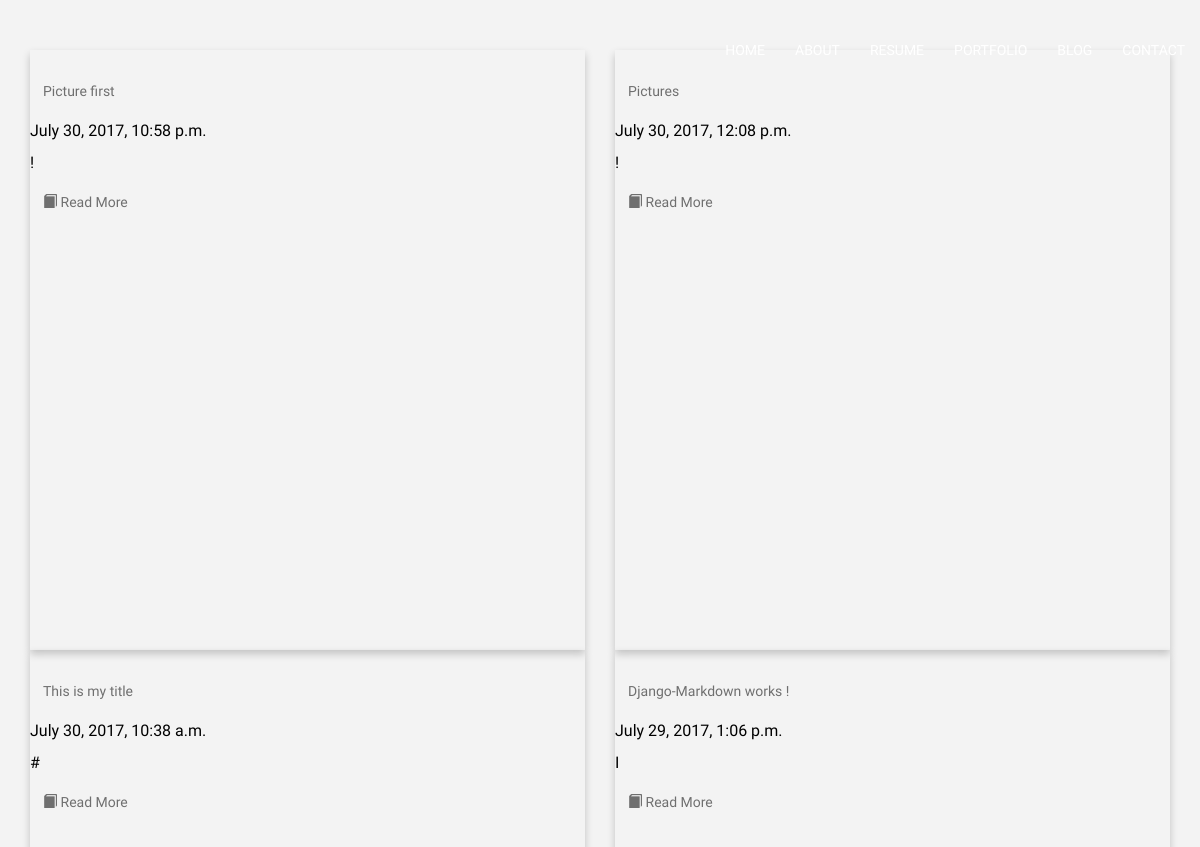
The page /blog/ on the database as committed earlier.
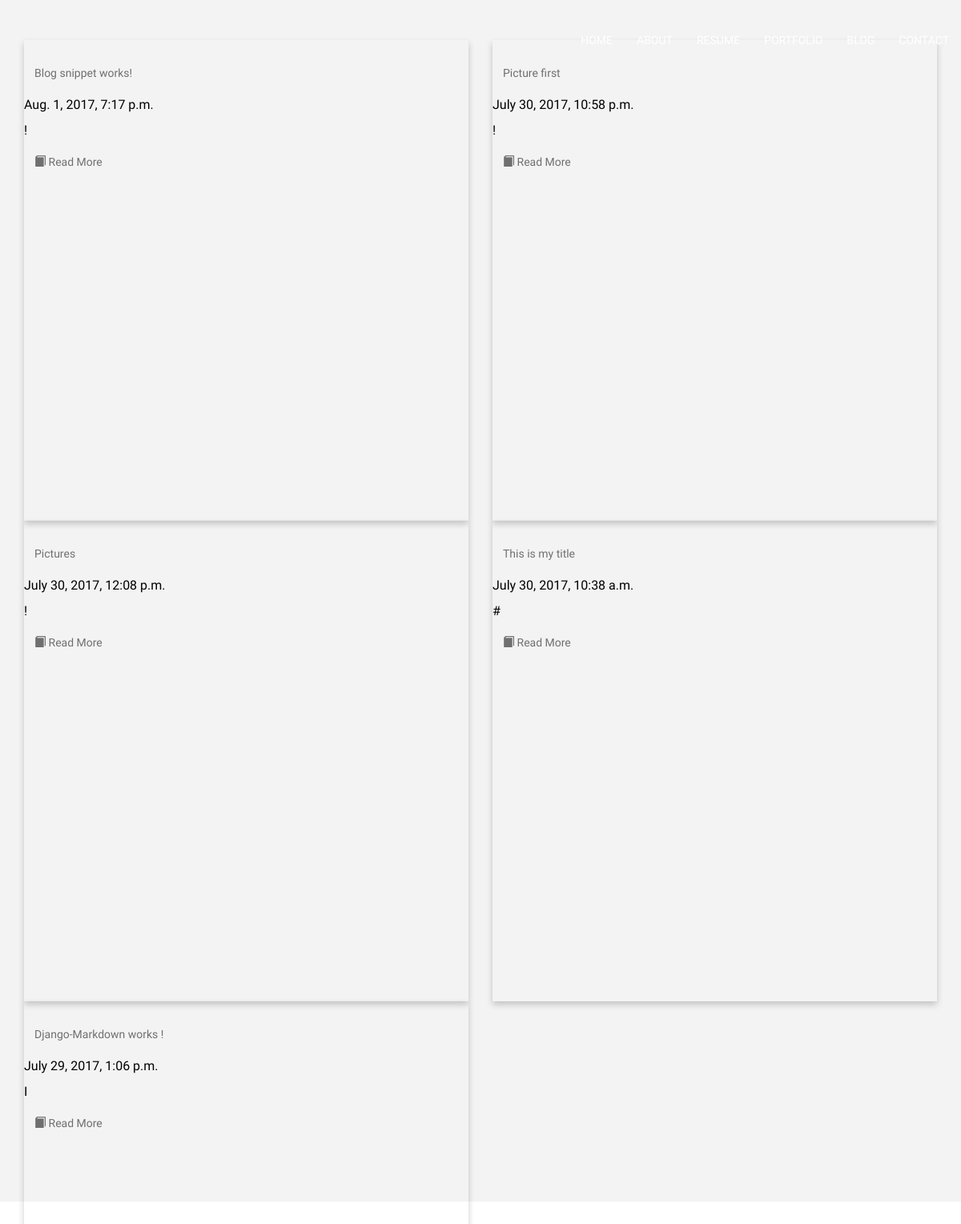
The same page on the database as committed later.
### web/models.py (models this page shows, shortened)
class Blog(models.Model):
	blog_title = models.CharField(max_length=100)
	blog_header = models.ImageField(storage=fs)
	blog_content = MarkdownField()
	slug = models.SlugField(max_length=200, unique=True)
	publish = models.BooleanField(default=True)
	created = models.DateTimeField(auto_now_add=True)
	modified = models.DateTimeField(auto_now=True)
	objects = BlogQuerySet.as_manager()
	class Meta:
		verbose_name = "Blog Entry"
		verbose_name_plural = "Blog Entries"
		ordering = ["-created"]

### web/templates/blog.html
{% extends "base.html" %}
{% load django_markdown %}
{% block content %}
{% block blog_entries %}
<div class="container-fluid bg-3 text-justify">
	<div class="row">
{% for object in object_list %}
		<div class="col-sm-6">
			<div class="card">
				<h1><a href="detail/{{object.id}}/" class="btn">{{ object.blog_title }}</a> </h1>
				<p class ="meta">{{ object.created }} </p>
				<p>{{ object.blog_content|markdown|safe|slice:"1"}}</p>
				<a href="detail/{{object.id}}/" class="btn">  <span class="glyphicon glyphicon-book" aria-hidden="true"></span> Read More</a>
			</div>
		</div>
{% endfor %}
	</div>
</div>
{% endblock %}
{% endblock%}

### web/templates/base.html (shortened to what this page needs)
{% load static %}
<!DOCTYPE html>
  <html lang="en">
    <head>
        <link rel="stylesheet" href=" {% static 'css/styles.css' %}">
        <link rel="stylesheet" href="{% static 'css/bootstrap.min.css' %}">
    </head>
    <body class="web" data-spy="scroll" data-target=".navbar" data-offset="100">
       <nav class="navbar navbar-default navbar-fixed-top" role="navigation">
          <div class="container-fluid">
            <div class="collapse navbar-collapse" id="myNavbar">
                <ul class="nav navbar-nav navbar-right">
                  <li><a href="{% url 'web:homepage' %}">HOME</a></li>
                  <li><a href="#about">ABOUT</a></li>
                  <li><a href="#resume"> RESUME </a></li>
                  <li><a href="#portfolio">PORTFOLIO</a></li>
                  <li><a href="{% url 'web:blog' %}"> BLOG </a></li>
                  <li><a href="#contact"> CONTACT </a></li>
                </ul>
              </div>
          </div>
        </nav>
        <div id="blog" class="container-fluid">
          {% block content %}
          {% endblock %}
        </div>
   </body>
  </html>

### web/static/css/styles.css (style rules this page uses)
.web { filter: grayscale(60); font-family: 'Josefin Sans', sans-serif; }
.navbar { margin-top: 25px; background: transparent!important; border: none !important; }
.navbar li > a { color: #fff!important; }
#portfolio, #about, #blog { position: relative; padding-top:50px; min-height:1000px; font-size: 16px; background-image: no-repeat; background-size: 100%; margin: auto; }
#blog { background-color: #000; color: #000; }
#blog { padding-top:50px; max-height:1500px; background-color:beige; background-size: 100%; margin: auto; }
.card { overflow: hidden; height: 600px; box-shadow: 0 4px 8px 0 rgba(0,0,0,0.2); transition: 0.3s; }

Rows that differ between the two databases and show on the page:
added Blog: blog_title "Blog snippet works!", created "Aug. 1, 2017, 7:17 p.m.", blog_content "!"
